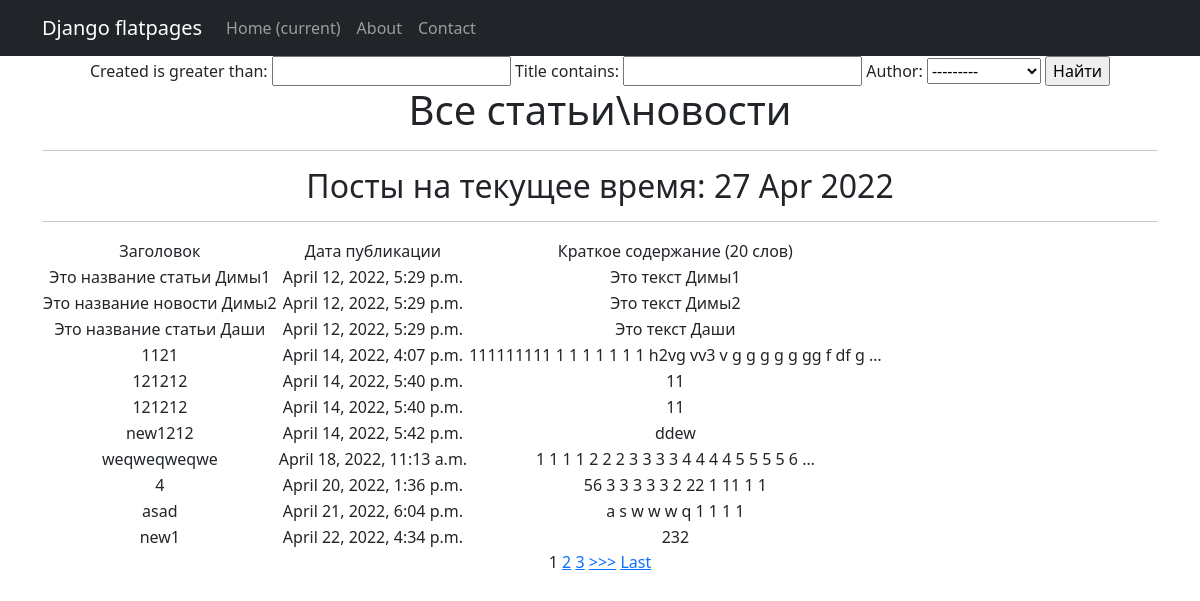
Page /news/search/ on the earlier database version.
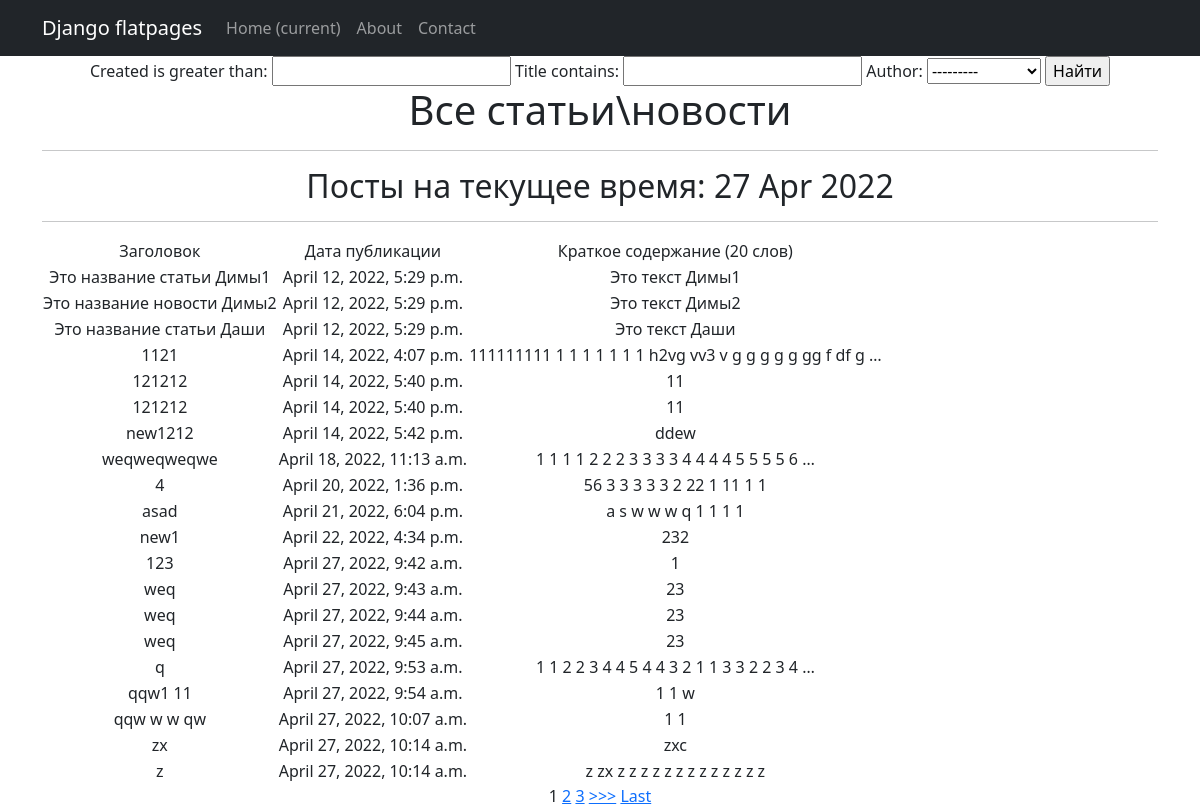
Same page on the later database version.
### news/models.py (models this page shows, shortened)
class Post(models.Model):
    article = 'a'
    news = 'n'
    POST_TYPE = [
        (article, "Статья"),
        (news, "Новость")
    ]
    author = models.ForeignKey(Author, on_delete=models.CASCADE)
    post_type = models.CharField(max_length=1, choices=POST_TYPE, default=article)
    created = models.DateTimeField(auto_now_add=True)
    cats = models.ManyToManyField(Category, through='PostCategory')
    title = models.CharField(max_length=256)
    text = models.TextField()
    rating = models.IntegerField(default=0)

### news/views.py (the view)
# urls.py: path('search/', NewsFilter.as_view(), name='post_filter'),
class NewsFilter(ListView):
    model = Post
    template_name = 'news/search.html'
    context_object_name = 'post_filter'
    paginate_by = 4
    def get_context_data(self, **kwargs):  # забираем отфильтрованные объекты переопределяя метод get_context_data у
        context = super().get_context_data(**kwargs)
        context['filter'] = post_filter(self.request.GET,
                                        queryset=self.get_queryset())  # вписываем наш фильтр в контекст
        context['time_now'] = datetime.utcnow()
        context['value1'] = None
        return context

### news/models.py (called while the page is built)
    def __str__(self):
        return self.user.username

### news/templatetags/custom_filters.py (called while the page is built)
@register.filter (name = 'Censor')
def Censor (value):
    cens = ('qwerty', 'solomid')
    text = set(value.split())
    for x in text:
        for y in cens:
            if x == y:
                return value.replace(x, '-',3)
    return value

### templates/news/search.html (shortened to what this page needs)
{% extends 'flatpages/default.html' %}
{% load custom_filters %}
{% load custom_filters %}
{% block content %}
<form method="GET">
    {{ filter.form }}
    <input type="submit" value="Найти">
</form>
    <h1>Все статьи\новости</h1>
    <hr>
    <h2>Посты на текущее время: {{ time_now|date:'d M Y' }}</h2>
    <hr>
{% if post_filter %}
        <table>
            <tr>
                <td>
                    Заголовок
                </td>
                <td>
                    Дата публикации
                </td>
                <td>
                    Краткое содержание (20 слов)
                </td>
            </tr>
        {% for Post in filter.qs %}
            <tr>
                <td>
                    {{Post.title|Censor}}
                </td>
                <td>
                    {{Post.created}}
                </td>
                <td>
                    {{Post.text|truncatewords:20|Censor}}
                </td>
            </tr>
        {% endfor %}
        </table>
   {% else %}
        <h2>Товаров нет!</h2>
    {% endif %}
{% if is_paginated %}
    {% for num in page_obj.paginator.page_range %}
        {% if page_obj.number == num %}
            <a>{{ num }}</a>
        {% elif num > page_obj.number|add:'-3' and num < page_obj.number|add:'3' %}
            <a href="?page={{ num }}">{{ num }}</a>
        {% endif %}
    {% endfor %}
    {% if page_obj.has_next %}
        <a href="?page={{ page_obj.next_page_number }}">>>></a>
        <a href="?page={{ page_obj.paginator.num_pages }}">Last</a>
    {% endif %}
{% endif %}
{% endblock content %}

### templates/flatpages/default.html (shortened to what this page needs)
<!DOCTYPE html>
<html lang="en">
    <head>
        {% load static %}
        <link href="{% static 'css/styles.css' %}" rel="stylesheet" />
    </head>
    <body>
<nav class="navbar navbar-expand-lg navbar-dark bg-dark static-top">
   <div class="container">
       <a class="navbar-brand" href="#">Django flatpages</a>
       <div class="collapse navbar-collapse" id="navbarResponsive">
           <ul class="navbar-nav ml-auto">
               <li class="nav-item active">
                   <a class="nav-link" href="#">Home
                       <span class="sr-only">(current)</span>
                   </a>
               </li>
               <li class="nav-item">
                   <a class="nav-link" href="/about/">About</a>
               </li>
               <li class="nav-item">
                   <a class="nav-link" href="/contacts/">Contact</a>
               </li>
           </ul>
       </div>
   </div>
</nav>
<div class="container">
   <div class="row">
       <div class="col-lg-12 text-center">
           {% block content %}{% endblock content %}
       </div>
   </div>
</div>
    </body>
</html>

Differences in the rows shown:
added Post: title|Censor "123", created "April 27, 2022, 9:42 a.m.", text|Censor "1"
added Post: title|Censor "weq", created "April 27, 2022, 9:43 a.m.", text|Censor "23"
added Post: title|Censor "weq", created "April 27, 2022, 9:44 a.m.", text|Censor "23"
added Post: title|Censor "weq", created "April 27, 2022, 9:45 a.m.", text|Censor "23"
added Post: title|Censor "q", created "April 27, 2022, 9:53 a.m.", text|Censor "1 1 2 2 3 4 4 5 4 4 3 2 1 1 3 3 2 2 3 4 …"
added Post: title|Censor "qqw1 11", created "April 27, 2022, 9:54 a.m.", text|Censor "1 1 w"
added Post: title|Censor "qqw w w qw", created "April 27, 2022, 10:07 a.m.", text|Censor "1 1"
added Post: title|Censor "zx", created "April 27, 2022, 10:14 a.m.", text|Censor "zxc"
added Post: title|Censor "z", created "April 27, 2022, 10:14 a.m.", text|Censor "z zx z z z z z z z z z z z z z"
